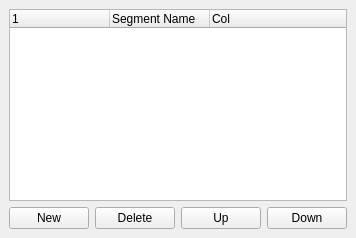
     <widget class="QDockWidget" name="DockSegmentsSettings" >
      <property name="enabled" >
       <bool>true</bool>
      </property>
      <property name="floating" >
       <bool>false</bool>
      </property>
      <property name="features" >
       <set>QDockWidget::DockWidgetFloatable|QDockWidget::DockWidgetMovable</set>
      </property>
      <property name="allowedAreas" >
       <set>Qt::LeftDockWidgetArea|Qt::RightDockWidgetArea</set>
      </property>
      <property name="windowTitle" >
       <string>Segments (F5)</string>
      </property>
      <widget class="QWidget" name="dockWidgetContents_6" >
       <layout class="QVBoxLayout" >
        <item>
         <widget class="QTreeWidget" name="SegmentsTreeWidget" >
          <property name="editTriggers" >
           <set>QAbstractItemView::NoEditTriggers</set>
          </property>
          <property name="selectionMode" >
           <enum>QAbstractItemView::ExtendedSelection</enum>
          </property>
          <property name="textElideMode" >
           <enum>Qt::ElideMiddle</enum>
          </property>
          <property name="rootIsDecorated" >
           <bool>false</bool>
          </property>
          <property name="uniformRowHeights" >
           <bool>true</bool>
          </property>
          <column>
           <property name="text" >
            <string/>
           </property>
          </column>
          <column>
           <property name="text" >
            <string>Segment Name</string>
           </property>
          </column>
          <column>
           <property name="text" >
            <string>Col</string>
           </property>
          </column>
          <column>
           <property name="text" >
            <string/>
           </property>
          </column>
          <column>
           <property name="text" >
            <string/>
           </property>
          </column>
          <column>
           <property name="text" >
            <string/>
           </property>
          </column>
         </widget>
        </item>
        <item>
         <layout class="QHBoxLayout" >
          <item>
           <widget class="QPushButton" name="SegmentAdd" >
            <property name="minimumSize" >
             <size>
              <width>50</width>
              <height>16</height>
             </size>
            </property>
            <property name="text" >
             <string>New</string>
            </property>
           </widget>
          </item>
          <item>
           <widget class="QPushButton" name="SegmentDelete" >
            <property name="minimumSize" >
             <size>
              <width>50</width>
              <height>16</height>
             </size>
            </property>
            <property name="text" >
             <string>Delete</string>
            </property>
           </widget>
          </item>
          <item>
           <widget class="QPushButton" name="SegmentMoveUp" >
            <property name="minimumSize" >
             <size>
              <width>50</width>
              <height>16</height>
             </size>
            </property>
            <property name="text" >
             <string>Up</string>
            </property>
           </widget>
          </item>
          <item>
           <widget class="QPushButton" name="SegmentMoveDown" >
            <property name="minimumSize" >
             <size>
              <width>50</width>
              <height>16</height>
             </size>
            </property>
            <property name="text" >
             <string>Down</string>
            </property>
           </widget>
          </item>
         </layout>
        </item>
       </layout>
      </widget>
     </widget>
